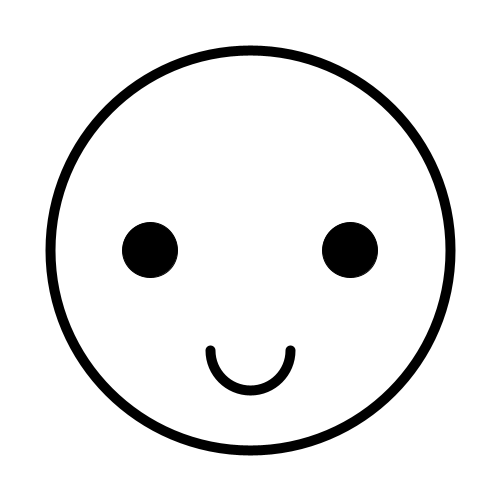
Frame 1 (no input)
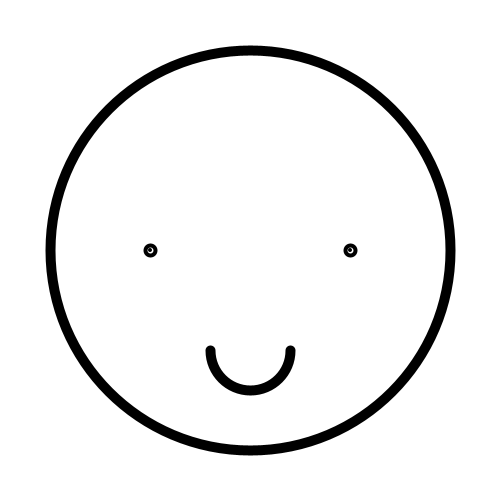
Frame 60 (the mouse pressed at the canvas centre just before this capture)
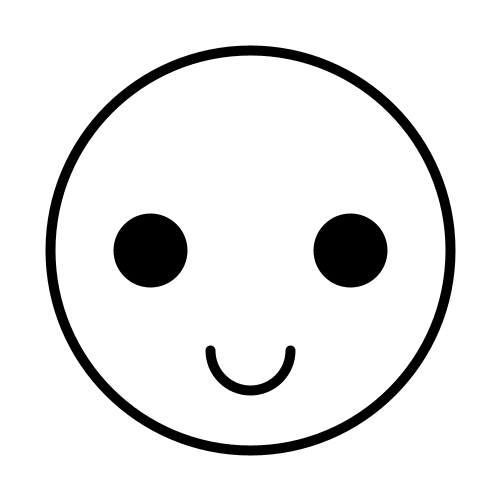
Frame 120 (the mouse held since frame 60 and released just before this capture)

The Processing sketch that drew these frames (run headless with seeded random() and noise(); from frame 60 on, the mouse is pressed at the canvas centre):

// Processing sketch: E1
// ── E1.pde
int x, y;

void setup()
{
  size(500,500);
  background(255);
  x = 55;
}

void draw()
{
  background(255);
  fill(0);
  ellipse(150, 250, x, x);
  ellipse(350, 250, x, x);
  x--; 
  


  noFill();
  stroke(0);
  strokeWeight(10);
  ellipse(250,250,400,400);
  
  arc(250, 350, 80, 80, 0, PI);
}
